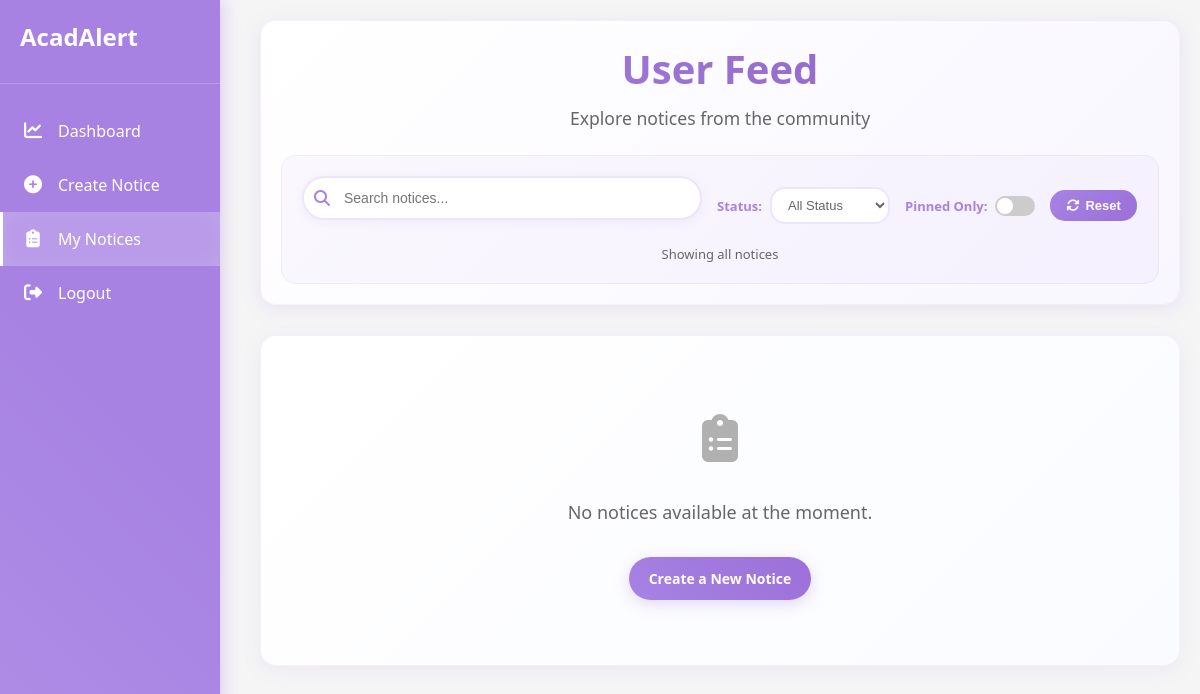
/user-feed/ (signed in), run on an earlier commit of the app's database.
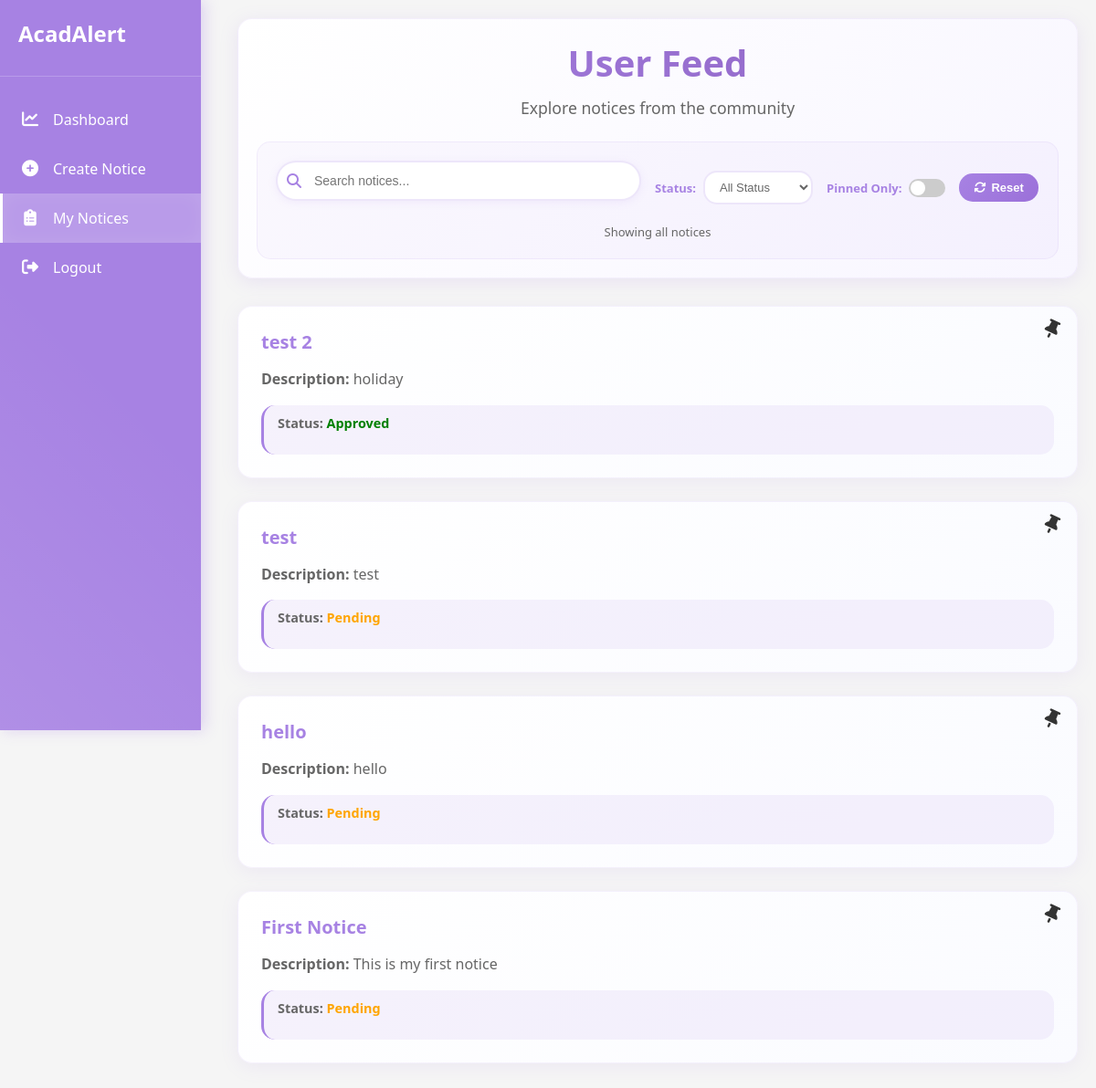
And on a later commit of the database.
### NoticeApp/models.py (models this page shows, shortened)
class Notice(models.Model):
    CATEGORY_CHOICES = [
        ('academic', 'Academic'),
        ('administrative', 'Administrative'),
        ('event', 'Event'),
        ('exam', 'Exam'),
        ('fee', 'Fee Related'),
        ('general', 'General'),
        ('holiday', 'Holiday'),
        ('sports', 'Sports'),
        ('placement', 'Placement'),
        ('scholarship', 'Scholarship'),
    ]
    STATUS_CHOICES = (
    ('approved', 'Approved'),
    ('pending', 'Pending'),
)
    PRIORITY_CHOICES = [
        ('low', 'Low'),
        ('medium', 'Medium'),
        ('high', 'High'),
    ]
    title = models.CharField(max_length=255)
    description = models.TextField()
    category = models.CharField(max_length=50, choices=CATEGORY_CHOICES)
    priority = models.CharField(max_length=10, choices=PRIORITY_CHOICES, default='medium')
    start_date = models.DateField(null=True, blank=True)
    end_date = models.DateField(null=True, blank=True)
    target_audience = models.CharField(max_length=50, default="all")
    attachment = models.FileField(upload_to="attachments/", null=True, blank=True)
    tags = models.CharField(max_length=255, blank=True)
    author = models.ForeignKey(User, on_delete=models.CASCADE)
    created_at = models.DateTimeField(auto_now_add=True)
    status = models.CharField(max_length=20, choices=STATUS_CHOICES, default='pending')
    approved = models.BooleanField(default=False)  # admin approval ke liye
    class Meta:
        verbose_name = "Notice"  # Singular
        verbose_name_plural = "Notices"  # Plural

### NoticeApp/views.py (the view)
# urls.py: path('user-feed/', views.user_feed, name='user_feed'),
def user_feed(request):
    blogs = Notice.objects.filter(author=request.user).order_by('-created_at')
    return render(request, 'user_feed.html', {'blogs': blogs})

### NoticeApp/templates/user_feed.html (shortened to what this page needs)
<!DOCTYPE html>
<html lang="en">
<head>
    <link rel="stylesheet" href="https://cdnjs.cloudflare.com/ajax/libs/font-awesome/6.5.0/css/all.min.css">
</head>
<body>
    <div class="sidebar">
        <div class="sidebar-header">
            <h2>AcadAlert</h2>
        </div>
        <ul>
            <li><a href="{% url 'user_dashboard' %}"><i class="fas fa-chart-line"></i><span>Dashboard</span></a></li>
            <li><a href="{% url 'create-notice' %}"><i class="fas fa-plus-circle"></i><span>Create Notice</span></a></li>
            <li class="active"><a href="{% url 'user_feed' %}"><i class="fas fa-clipboard-list"></i><span>My Notices</span></a></li>
            <li><a href="{% url 'logout' %}" onclick="return confirmLogout(event)"><i class="fas fa-sign-out-alt"></i><span>Logout</span></a></li>
        </ul>
    </div>
    <div class="main-wrapper">
        <div class="main-content">
            <div class="feed-header">
                <h2>User Feed</h2>
                <p>Explore notices from the community</p>
                <div class="search-filter-section">
                    <div class="filter-container">
                        <div class="search-container">
                            <i class="fas fa-search search-icon"></i>
                            <input type="text" id="searchInput" placeholder="Search notices..." class="search-input">
                        </div>
                        <div class="filters-row">
                            <div class="filter-group">
                                <label for="statusFilter">Status:</label>
                                <select id="statusFilter" class="filter-select">
                                    <option value="">All Status</option>
                                </select>
                            </div>
                            <div class="pin-filter">
                                <label for="pinFilter">Pinned Only:</label>
                                <label class="pin-toggle">
                                    <span class="pin-slider"></span>
                                </label>
                            </div>
                            <button type="button" id="resetFilters" class="reset-btn">
                                <i class="fas fa-refresh"></i> Reset
                            </button>
                        </div>
                    </div>
                    <div class="results-info">
                        <span id="resultsCount">Showing all notices</span>
                    </div>
                </div>
            </div>
            {% load tz %}
            <div id="blogContainer">
                {% for blog in blogs %}
                <div class="blog-card"
                data-author="{{ blog.author }}"
                data-title="{{ blog.title|lower }}"
                data-content="{{ blog.content|lower }}"
                data-date="{{ blog.created_at|date:'Y-m-d' }}"
                data-status="{{ blog.status|lower }}"
                data-pinned="false">
                        <i class="fas fa-thumbtack pin-icon" title="Click to pin/unpin this notice"></i>
                        <h3 class="blog-title">{{ blog.title }}</h3>
                        {% if blog.description %}
                        <p><b>Description:</b> {{ blog.description }}</p>
                        {% endif %}
                        <small>
                            <p>   <strong>Status:</strong>
                                {% if blog.status == "approved" %}
                                    <span style="color: green; font-weight: bold;">Approved</span>
                                {% elif blog.status == "pending" %}
                                    <span style="color: orange; font-weight: bold;">Pending</span>
                                {% else %}
                                    <span style="color: gray; font-weight: bold;">Draft</span>
                                {% endif %}</p>
                        </small>
                        </div>
                {% empty %}
                    <div class="no-notices">
                        <p><i class="fas fa-clipboard-list" style="font-size: 48px; margin-bottom: 20px; opacity: 0.5;"></i></p>
                        <p>No notices available at the moment.</p>
                        <a href="{% url 'create-notice' %}" class="btn">Create a New Notice</a>
                    </div>
                {% endfor %}
            </div>
        </div>
    </div>
</body>
</html>

What changed in the data, as far as the page shows it:
added Notice: title "test 2", description "holiday", status "Approved"
added Notice: title "test", description "test", status "Pending"
added Notice: title "hello", description "hello", status "Pending"
added Notice: title "First Notice", description "This is my first notice", status "Pending"
Also different on the page:
text no longer shown: "No notices available at the moment. Create a New Notice"
